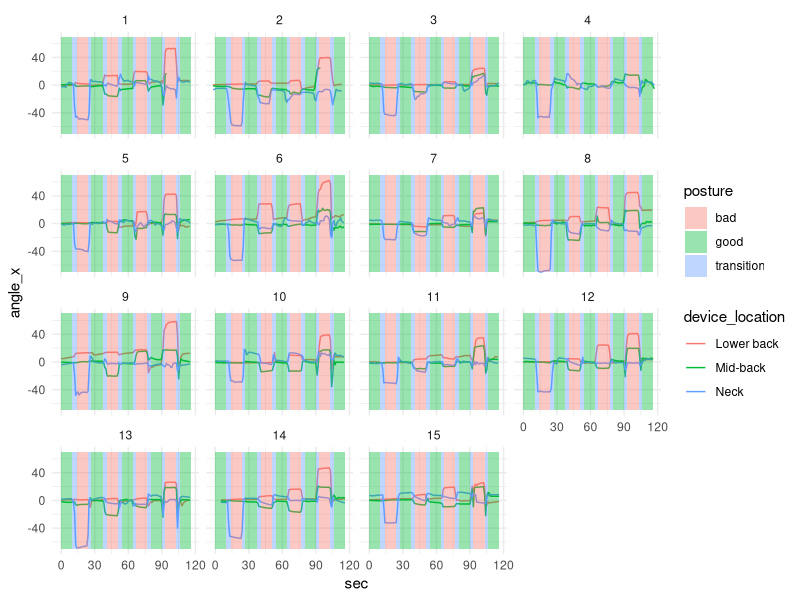
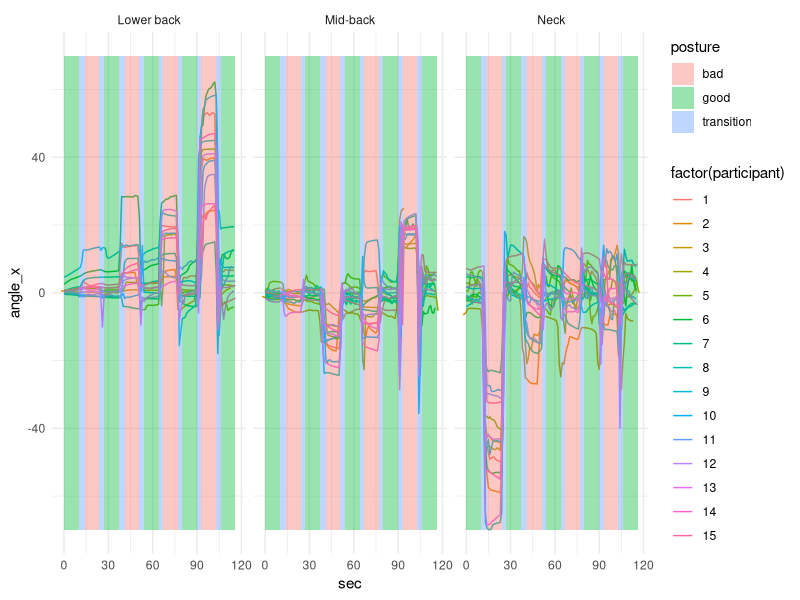
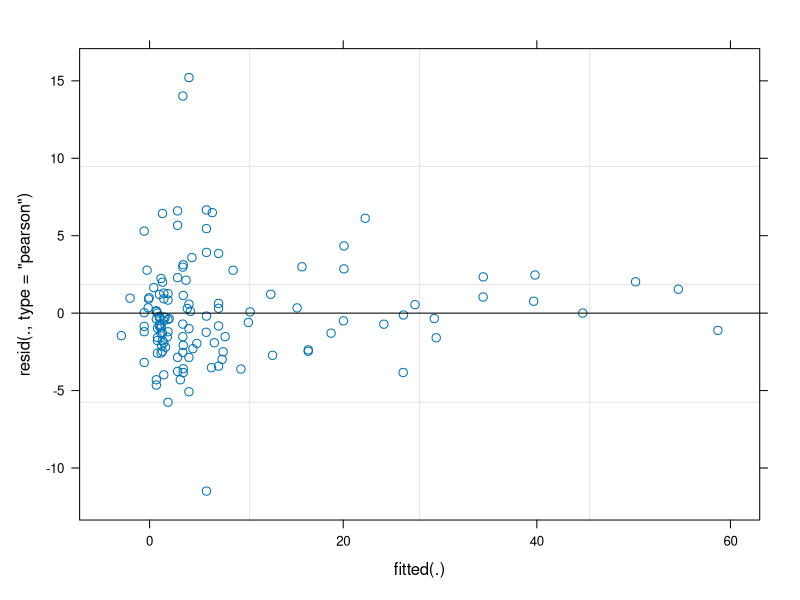
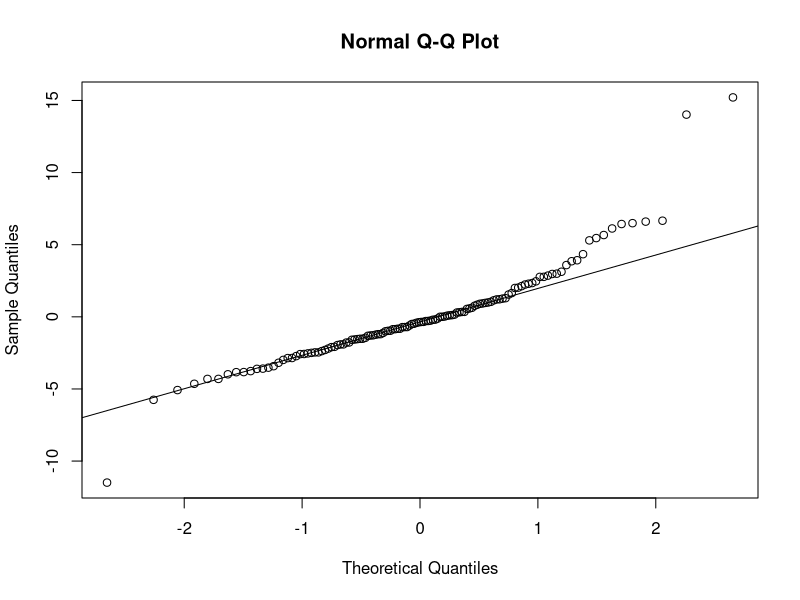
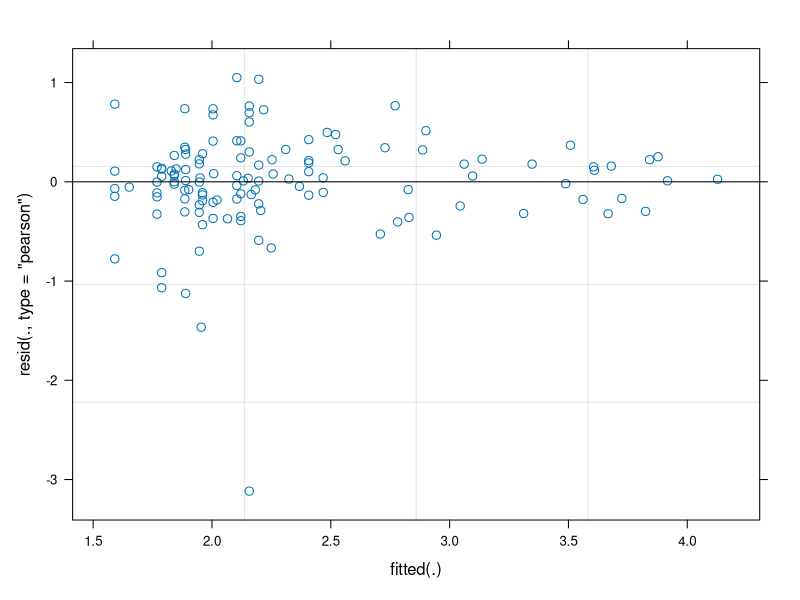
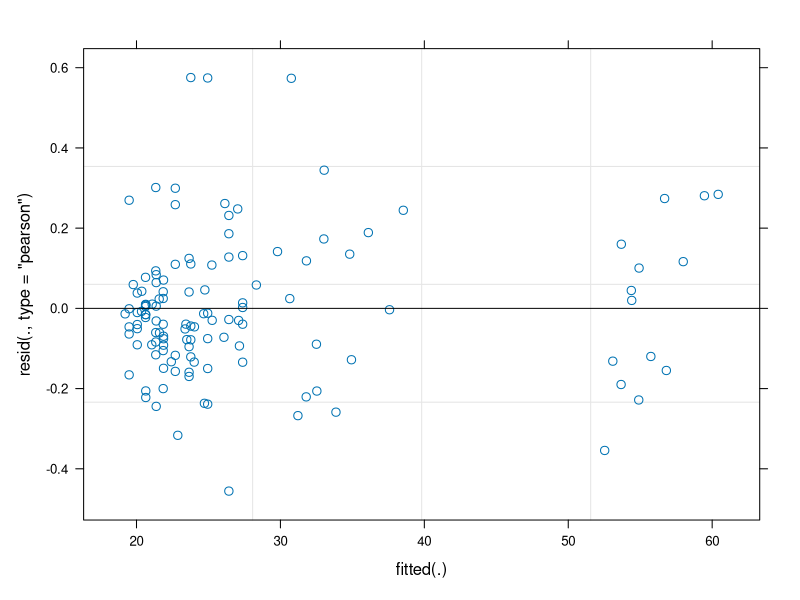
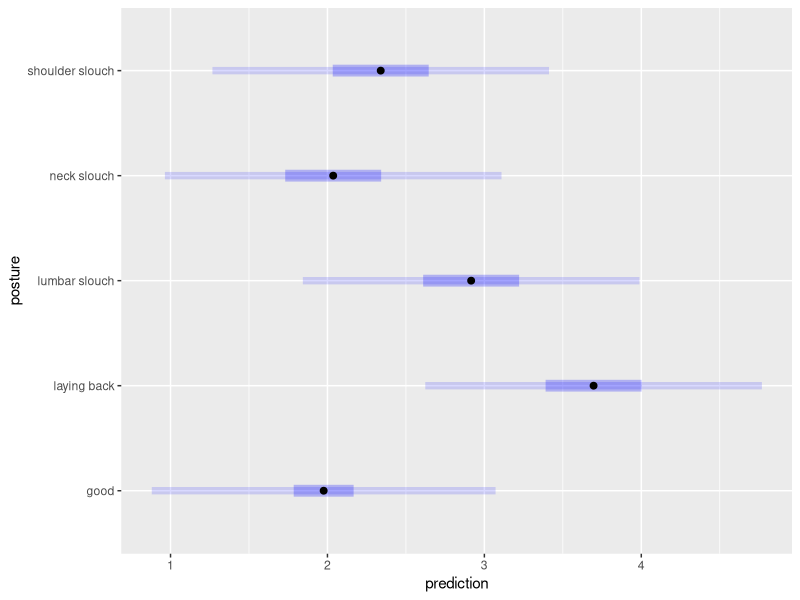

The R script that drew these images, in order: (Note: this script raises an error after producing the figures.)
## ---- chunk 1
#| message: false
library(tidyverse)
library(here)
library(lubridate)
library(lme4)
library(nlme)
library(car)
library(emmeans)
## ---- chunk 2
instructed <- read_csv(here("data", "instructed.csv"))
## ---- chunk 3
instructed_agg <- instructed %>%
  mutate(sec = floor(time)) %>%
  group_by(participant, device_location, posture, sec) %>%
  summarize(angle_x = mean(angle_x), .groups = "keep")
## ---- chunk 4
instructed_agg_nested <- instructed %>%
  mutate(nested_sec = floor(nested_time)) %>%
  group_by(participant, device_location, posture, nested_sec) %>%
  summarize(angle_x = mean(angle_x), .groups = "keep")
## ---- chunk 5
#| message: false
model_data <- instructed_agg_nested %>% 
  filter(posture != "transition") %>%
  group_by(participant, device_location, posture) %>%
  summarize(angle_x = mean(angle_x, na.rm = TRUE)) %>%
  ungroup() %>%
  pivot_wider(id_cols = c(participant, posture), names_from = device_location, values_from = angle_x) %>%
  mutate(posture = if_else(str_detect(posture, "good"), "good", posture)) %>%
  ungroup() %>%
  rename(
    "lower_back" = 3,
    "mid_back" = 4,
    "neck" = 5
  )
## ---- chunk 6
xmin <- c(0,10,14,24,27,37,41,51,54,64,67,77,80,90,93,103,106)
xmax <- lead(xmin,1)
xmax[17] <- 116
ymin <- rep(-70,17)
ymax <- rep(70,17)



time_ranges <- data.frame(
  xmin = xmin, 
  xmax = xmax, 
  ymin = ymin, 
  ymax = ymax,
  posture = c(rep(c("good", "transition", "bad", "transition"), 4), "good"))
## ---- chunk 7
instructed_agg %>%
  ggplot() +
  geom_line(aes(x = sec, y = angle_x, color = device_location)) +
  geom_rect(aes(xmin = xmin, xmax = xmax, ymin = ymin, ymax = ymax, fill = posture), alpha = 0.4, data = time_ranges) +
  theme_minimal() +
  facet_wrap(~participant)
## ---- chunk 8
instructed_agg %>%
  ggplot() +
  geom_line(aes(x = sec, y = angle_x, color = factor(participant))) +
  geom_rect(aes(xmin = xmin, xmax = xmax, ymin = ymin, ymax = ymax, fill = posture), alpha = 0.4, data = time_ranges) +
  theme_minimal() +
  facet_wrap(~device_location)
## ---- chunk 9

### Lower Back


lmer_lb <- lmer(lower_back ~  posture + (1 + posture | participant), data = model_data)

plot(lmer_lb)
qqnorm(residuals(lmer_lb))
qqline(residuals(lmer_lb))

lmer_log_lb <- lmer_lb <- lmer(log(lower_back + 6) ~  posture + (1 | participant), data = model_data)


glmer_lb <- glmer((lower_back + 20) ~  posture + (1 | participant), family = Gamma(link = "identity"), data = model_data)


plot(lmer_log_lb)

S(glmer_lb)
plot(glmer_lb)
## ---- chunk 10
#| warning: false
custom_combos <- data.frame(
  posture = model_data$posture %>% unique()
)

custom_preds <- ref_grid(
  lmer_lb,
  data = custom_combos,
  cov.reduce = FALSE,
)

model_preds_lb <- emmeans(custom_preds, 
                         specs = ~ posture,
                         type = "response"
                         ) %>% 
  as_tibble()

model_preds_lb_pi <- predict(custom_preds, 
                         specs = ~ posture,
                         type = "response",
                         interval = "prediction"
                         ) %>% 
  as_tibble()

plot(custom_preds, PIs = TRUE, )

model_preds_lb %>%
  ggplot(aes(color = posture)) +

  # confidence interval
  geom_point(aes(y = posture, x = emmean), size = 3) +
  # geom_errorbar(aes(y = posture, xmin = asymp.LCL, xmax = asymp.UCL)) +
  geom_errorbar(aes(y = posture, xmin = lower.CL, xmax = upper.CL), width = 0) +

  # prediction interval
  geom_point(data = model_preds_lb_pi,
             aes(y = posture, x = prediction)) +
  geom_errorbar(data = model_preds_lb_pi,
                aes(y = posture, xmin = lower.PL, xmax = upper.PL), width = 0, size = 2, alpha = .4) +

  geom_vline(aes(xintercept = xint), lty = 2, color = "red", data = data.frame(xint = 0)) +
  
  # observed
  geom_point(data = model_data,
             aes(x = lower_back,
                 y = posture),
             alpha = 0.2) +
  theme_minimal() +
  labs(
    title = "LMM: Lower Back Sensor",
    x = "Angle X",
    y = "Posture"
    ) +
  theme(legend.position = "none",
        plot.title.position = "plot")
## ---- chunk 11
lmer_mb <- lmer(mid_back ~ posture + (1 | participant), data = model_data)

plot(lmer_mb)

glmer_mb <- glmer(mid_back+40 ~ posture + (1  | participant), family = Gamma(link = "identity"), data = model_data)



S(glmer_mb)
# Anova(glmer_mb)
plot(glmer_mb)
## ---- chunk 12
#| warning: false
custom_combos <- data.frame(
  posture = model_data$posture %>% unique()
)

custom_preds <- ref_grid(
  lmer_mb,
  data = custom_combos,
  cov.reduce = FALSE,
)

model_preds_mb <- emmeans(custom_preds, 
                         specs = ~ posture,
                         type = "response"
                         ) %>% 
  as_tibble()

model_preds_mb_pi <- predict(custom_preds, 
                         specs = ~ posture,
                         type = "response",
                         interval = "prediction"
                         ) %>% 
  as_tibble()

plot(custom_preds, PIs = TRUE, )

model_preds_mb %>%
  ggplot(aes(color = posture)) +

  # confidence interval
  geom_point(aes(y = posture, x = emmean), size = 3) +
  # geom_errorbar(aes(y = posture, xmin = asymp.LCL, xmax = asymp.UCL)) +
  geom_errorbar(aes(y = posture, xmin = lower.CL, xmax = upper.CL), width = 0) +

  # prediction interval
  geom_point(data = model_preds_mb_pi,
             aes(y = posture, x = prediction)) +
  geom_errorbar(data = model_preds_mb_pi,
                aes(y = posture, xmin = lower.PL, xmax = upper.PL), width = 0, size = 2, alpha = .4) +

  geom_vline(aes(xintercept = xint), lty = 2, color = "red", data = data.frame(xint = 0)) +
  
  # observed
  geom_point(data = model_data,
             aes(x = mid_back,
                 y = posture),
             alpha = 0.2) +
  theme_minimal() +
  labs(
    title = "LMM: Mid Back Sensor",
    x = "Angle X",
    y = "Posture"
    ) +
  theme(legend.position = "none",
        plot.title.position = "plot")
## ---- chunk 13
lmer_n <- lmer(neck ~ posture + (1 | participant), data = model_data)

plot(lmer_n)

glmer_n <- glmer((neck*-1)+15 ~ posture + (1 | participant), family = Gamma(link = "identity"), data = model_data)


S(glmer_fe)
Anova(glmer_fe)
plot(glmer_fe)
## ---- chunk 14

#| warning: false
custom_combos <- data.frame(
  posture = model_data$posture %>% unique()
)

custom_preds <- ref_grid(
  lmer_n,
  data = custom_combos,
  cov.reduce = FALSE,
)

model_preds_n <- emmeans(custom_preds, 
                         specs = ~ posture,
                         type = "response"
                         ) %>% 
  as_tibble()

model_preds_n_pi <- predict(custom_preds, 
                         specs = ~ posture,
                         type = "response",
                         interval = "prediction"
                         ) %>% 
  as_tibble()

plot(custom_preds, PIs = TRUE)

model_preds_n %>%
  ggplot(aes(color = posture)) +

  # confidence interval
  geom_point(aes(y = posture, x = emmean), size = 3) +
  # geom_errorbar(aes(y = posture, xmin = asymp.LCL, xmax = asymp.UCL)) +
  geom_errorbar(aes(y = posture, xmin = lower.CL, xmax = upper.CL), width = 0) +

  # prediction interval
  geom_point(data = model_preds_n_pi,
             aes(y = posture, x = prediction)) +
  geom_errorbar(data = model_preds_n_pi,
                aes(y = posture, xmin = lower.PL, xmax = upper.PL), width = 0, size = 2, alpha = .4) +

  geom_vline(aes(xintercept = xint), lty = 2, color = "red", data = data.frame(xint = 0)) +
  
  # observed
  geom_point(data = model_data,
             aes(x = neck,
                 y = posture),
             alpha = 0.2) +
  theme_minimal() +
  labs(
    title = "LMM: Neck Sensor",
    x = "Angle X",
    y = "Posture"
    ) +
  theme(legend.position = "none",
        plot.title.position = "plot")
